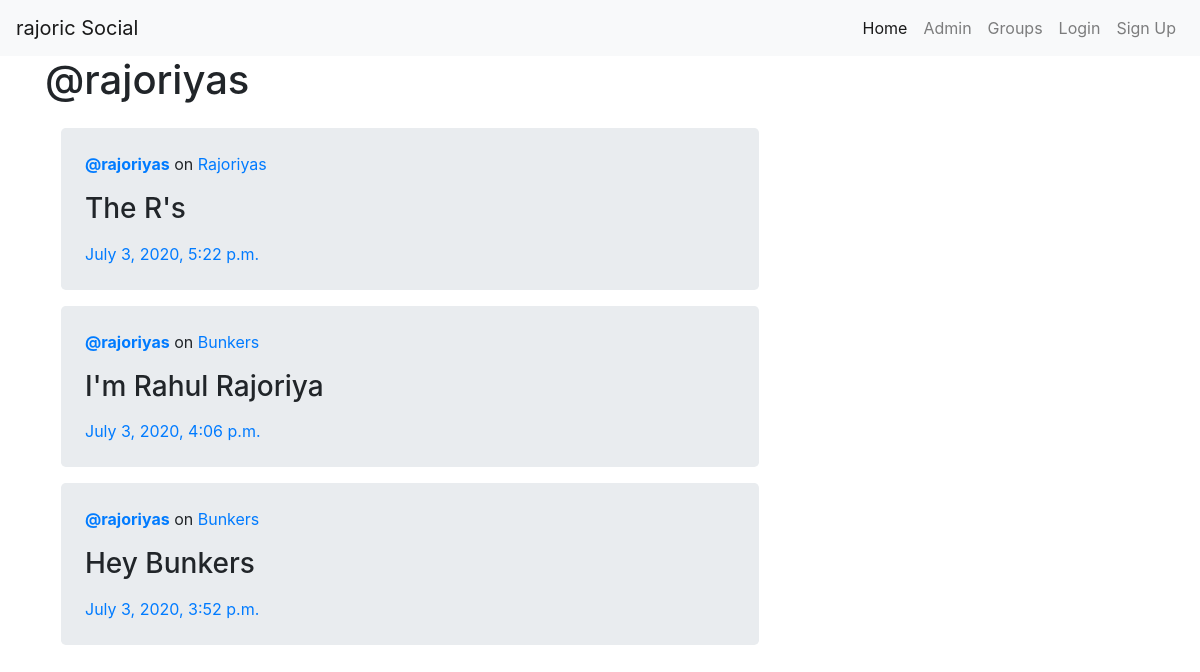
Screenshot of /posts/by/rajoriyas/ with the database file from the repository.
### posts/models.py (models this page shows, shortened)
class Post(models.Model):
    user = models.ForeignKey(User, related_name='posts', on_delete=models.CASCADE)
    created_at = models.DateTimeField(auto_now=True)
    message = models.TextField()
    message_html = models.TextField(editable=False)
    group = models.ForeignKey(Group, related_name='posts', null=True, blank=True, on_delete=models.CASCADE)
    class Meta():
        ordering = ['-created_at']
        unique_together = ['user', 'message']

### groups/models.py (models this page shows, shortened)
class Group(models.Model):
    name = models.CharField(max_length=256, unique=True)
    slug = models.SlugField(allow_unicode=True, unique=True)
    description = models.TextField(blank=True, default='')
    description_html = models.TextField(editable=False, default='', blank=True)
    members = models.ManyToManyField(User, through='GroupMember')

### posts/views.py (the view)
# urls.py: path('by/<username>/', views.UserPosts.as_view(), name='for_user'),
class UserPosts(generic.ListView):
    model = models.Post
    template_name = 'posts/user_post_list.html'
    def get_queryset(self):
        try:
            self.post_user = User.objects.prefetch_related('posts').get(username__iexact=self.kwargs.get('username'))
        except User.DoesNotExist:
            raise Http404
        else:
            return self.post_user.posts.all()
    def get_context_data(self, **kwargs):
        context = super().get_context_data(**kwargs)
        context['post_user'] = self.post_user
        return context

### posts/templates/posts/user_post_list.html
{% extends 'posts/post_base.html' %}
  {% block prepost %}
    <div class="col-md-8">
      <h1>@{{ post_user.username }}</h1>
    </div>
  {% endblock %}
  {% block post_content %}
    <div class="col-md-8">
      {% for post in post_list %}
        {% include 'posts/_post.html' %}
      {% endfor %}
    </div>
  {% endblock %}

### posts/templates/posts/_post.html (shortened to what this page needs)
<div class="post media jumbotron m-3 p-4">
  <div class="media-body">
    <p><a href="{% url 'posts:for_user' username=post.user.username %}"><strong>@{{ post.user.username }}</strong></a> on <a href="{% url 'groups:single' slug=post.group.slug %}">{{ post.group.name }}</a></p>
    <h3 class='media-heading'>{{ post.message_html|safe }}</h3>
    <time class='time float-left'>
      <a href="{% url 'posts:single' username=post.user.username pk=post.pk %}">{{ post.created_at }}</a>
    </time>
  </div>
</div>

### rows the page displays
Post: user.username "rajoriyas", group.name "Rajoriyas", message_html "The R's", created_at "July 3, 2020, 5:22 p.m."
Post: user.username "rajoriyas", group.name "Bunkers", message_html "I'm Rahul Rajoriya", created_at "July 3, 2020, 4:06 p.m."
Post: user.username "rajoriyas", group.name "Bunkers", message_html "Hey Bunkers", created_at "July 3, 2020, 3:52 p.m."

### other values shown
{{ post_user.username }} "rajoriyas"
